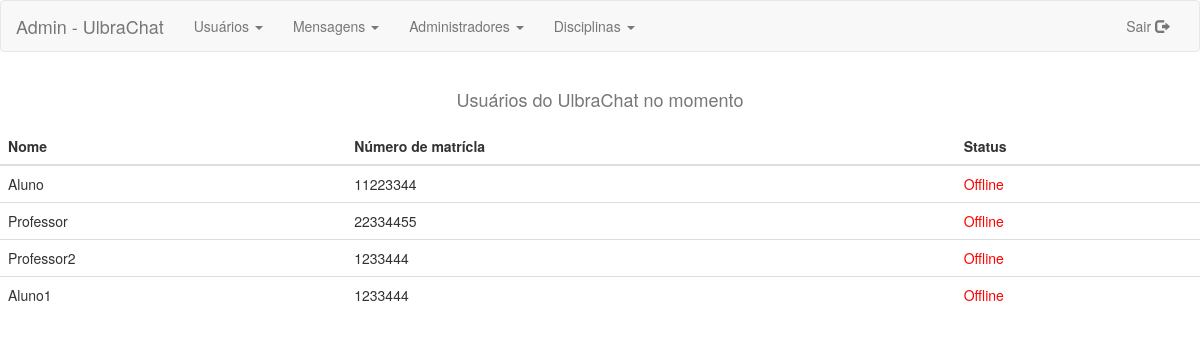
Page /admin/home.php on the committed database.
### tables this page shows
CREATE TABLE `usuarios` (
  `id` int(11) NOT NULL,
  `nome` text NOT NULL,
  `senha` text NOT NULL,
  `status` tinyint(1) NOT NULL DEFAULT '0',
  `num_matricula` text NOT NULL,
  `email` text NOT NULL,
  `professor` tinyint(1) NOT NULL DEFAULT '0'
);

### admin/home.php (the view, shortened to what this page needs)
<?php
$con = conectar();
?>
<!DOCTYPE html>
<html>
	<head>
		<link rel="stylesheet" href="css/bootstrap.min.css">
		<link rel="stylesheet" type="text/css" href="css/style.css">
	</head>
		<body>
		<nav class="navbar navbar-default">
				<div class="container-fluid">
				<div class="navbar-header">
				<a class="navbar-brand" href="http://localhost/projeto_msg/admin/home.php">Admin - UlbraChat</a>
				</div>
				<div class="collapse navbar-collapse" id="bs-example-navbar-collapse-1">
					<ul class="nav navbar-nav">
						<li class="dropdown">
						<a href="#" class="dropdown-toggle" data-toggle="dropdown" role="button" aria-haspopup="true" aria-expanded="false">Usuários <span class="caret"></span></a>
						</li>
						<li class="dropdown">
						<a href="#" class="dropdown-toggle" data-toggle="dropdown" role="button" aria-haspopup="true" aria-expanded="false">Mensagens <span class="caret"></span></a>
						</li>
						<li class="dropdown">
						<a href="#" class="dropdown-toggle" data-toggle="dropdown" role="button" aria-haspopup="true" aria-expanded="false">Administradores <span class="caret"></span></a>
						</li>
						<li class="dropdown">
						<a href="#" class="dropdown-toggle" data-toggle="dropdown" role="button" aria-haspopup="true" aria-expanded="false">Disciplinas <span class="caret"></span></a>
						</li>
					</ul>
					<ul class="nav navbar-nav navbar-right">
						<li><a href="http://localhost/projeto_msg/admin/logout.php">Sair <span class="glyphicon glyphicon-log-out"></span></a></li>
					</ul>
					</div>
			</nav>
			<div id="show-contacts">
			<table class="table">
			<caption class="text-center"><b><h4>Usuários do UlbraChat no momento</h4></b></caption>
				<thead class="thead-dark">
					<tr>
						<th scope="col"> Nome</th>
						<th scope="col"> Número de matrícla</th>
						<th scope="col"> Status</th>
					</tr>
				</thead>
					<?php
						$q = mysqli_query($con, "SELECT * FROM `usuarios`");
						while($row = mysqli_fetch_assoc($q)){
							$array[] = $row;
						}
						foreach ($array as $row){
							echo "<tr>";
							echo "<td>".$row['nome']."</td>";
							echo "<td>".$row['num_matricula']."</td>";
							if($row['status']=="1"){
								echo "<td style='color:green'><b>Online</b></td>";
							}else{
								echo "<td style='color:red'>Offline</td>";
							}
							echo "</tr>";
						}
				?>
			</div>
		</body>
</html>

### rows in the picture
usuarios: nome "Aluno", num_matricula "11223344", status "Offline"
usuarios: nome "Professor", num_matricula "22334455", status "Offline"
usuarios: nome "Professor2", num_matricula "1233444", status "Offline"
usuarios: nome "Aluno1", num_matricula "1233444", status "Offline"
